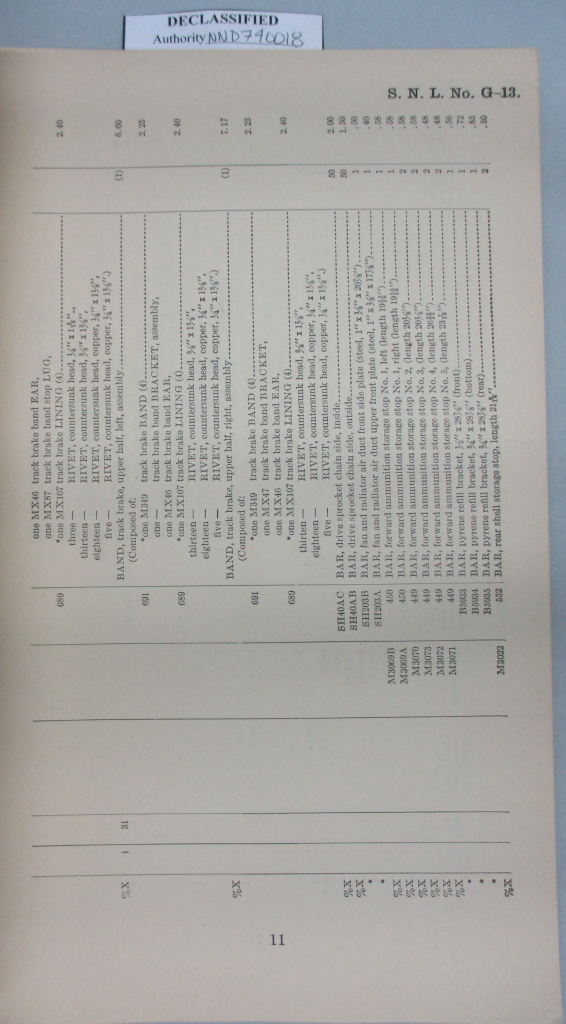
#> input picture references/1928-03-30_SNL_G13/SNL_G13_Project/sources/p011.jpg, 1132 x 2047 px, given in place of p297.jpg, which was not available (shown at 1/2 size)
$ python rectify_borders.py
#> lines starting #> are read from the running program, lines starting #| are printed output that depends on the picture; pictures that were not available may be replaced by others from this repository, and a replacement may not be noted
"""Rectify photographed rectangular plate borders with a Coons surface.

Only explicitly identified printed borders are used. Polynomial edge curves
remove curvature as well as skew/keystone. Interior geometry is interpolated,
not independently calibrated. Sources are sampled once with cubic interpolation.
"""
from pathlib import Path
import json, io
import numpy as np
from PIL import Image, ImageDraw
from scipy.ndimage import gaussian_filter, map_coordinates
from scipy.optimize import root

ROOT=Path(__file__).resolve().parent
# Corners and padding measured in a source preview 800 pixels wide.
# Corner order: top left, top right, bottom left, bottom right.
CONFIG={
297:dict(plate=25,corners=[[63,345],[747,377],[53,1250],[758,1223]],padding=[12,60,12,38]),
305:dict(plate=33,corners=[[78,254],[715,296],[61,1389],[722,1354]],padding=[12,42,12,37]),
306:dict(plate=34,corners=[[81,164],[715,154],[81,1141],[746,1134]],padding=[12,42,12,37]),
285:dict(plate=13,corners=[[79,223],[749,257],[60,1331],[751,1305]],padding=[45,15,40,18]),
286:dict(plate=14,corners=[[85,431],[736,421],[82,887],[748,883]],padding=[18,45,18,42]),
287:dict(plate=15,corners=[[74,229],[727,267],[54,1307],[733,1277]],padding=[18,42,18,35]),
288:dict(plate=16,corners=[[74,127],[711,112],[67,1188],[736,1188]],padding=[18,42,18,35]),
289:dict(plate=17,corners=[[96,232],[742,275],[73,1326],[744,1300]],padding=[42,15,38,18]),
290:dict(plate=18,corners=[[146,284],[712,265],[155,1017],[744,1005]],padding=[52,18,38,18]),
291:dict(plate=19,corners=[[92,417],[732,443],[85,1137],[739,1113]],padding=[45,18,35,18]),
}

def save_png(im,path):
 b=io.BytesIO();im.save(b,format='PNG');path.write_bytes(b.getvalue())

def trace(ink,a,b,horizontal,radii=(28,7)):
 axis=0 if horizontal else 1;other=1-axis
 lo,hi=a[axis],b[axis]
 xs=np.linspace(lo,hi,int(abs(hi-lo)/2)+1)
 expected=np.interp(xs,[lo,hi],[a[other],b[other]])
 selected=None;coeff=None
 for radius in radii:
  offsets=np.arange(-radius,radius+1)
  ys=expected[:,None]+offsets
  xx=np.broadcast_to(xs[:,None],ys.shape)
  coords=[ys,xx] if horizontal else [xx,ys]
  response=map_coordinates(ink,coords,order=1,mode='nearest')-.006*offsets**2
  choice=np.argmax(response,axis=1)
  selected=ys[np.arange(len(xs)),choice]
  strength=response[np.arange(len(xs)),choice]
  t=(xs-lo)/(hi-lo)
  mask=(t>.015)&(t<.985)&(strength>1)
  weights=np.ones(mask.sum())
  for _ in range(7):
   coeff=np.polynomial.polynomial.polyfit(t[mask],selected[mask],4,w=weights)
   residual=selected[mask]-np.polynomial.polynomial.polyval(t[mask],coeff)
   scale=max(.8,1.4826*np.median(abs(residual-np.median(residual))))
   weights=np.minimum(1,1.5*scale/np.maximum(abs(residual),.01))
  expected=np.polynomial.polynomial.polyval(t,coeff)
 chord=expected[0]+t*(expected[-1]-expected[0])
 stats=dict(samples=int(mask.sum()),curve_bow_pixels=float(np.max(abs(expected-chord))),
   robust_fit_residual_pixels=float(np.median(abs(selected[mask]-expected[mask]))))
 return dict(domain=[float(lo),float(hi)],coefficients=coeff.tolist(),stats=stats)

def evaluate(curve,t):
 lo,hi=curve['domain']
 return np.polynomial.polynomial.polyval((t-lo)/(hi-lo),curve['coefficients'])

def corners_of(edges,guess):
 pairs=[('top','left'),('top','right'),('bottom','left'),('bottom','right')]
 points=[]
 for (h,v),g in zip(pairs,guess):
  r=root(lambda q:[q[1]-evaluate(edges[h],q[0]),q[0]-evaluate(edges[v],q[1])],g)
  if not r.success:raise RuntimeError('Border corner intersection failed')
  points.append(r.x)
 return np.array(points)

def surface(edges,corners,u,v):
 tl,tr,bl,br=corners
 tx=tl[0]+u*(tr[0]-tl[0]);ty=evaluate(edges['top'],tx)
 bx=bl[0]+u*(br[0]-bl[0]);by=evaluate(edges['bottom'],bx)
 ly=tl[1]+v*(bl[1]-tl[1]);lx=evaluate(edges['left'],ly)
 ry=tr[1]+v*(br[1]-tr[1]);rx=evaluate(edges['right'],ry)
 bilx=(1-u)*(1-v)*tl[0]+u*(1-v)*tr[0]+(1-u)*v*bl[0]+u*v*br[0]
 bily=(1-u)*(1-v)*tl[1]+u*(1-v)*tr[1]+(1-u)*v*bl[1]+u*v*br[1]
 return (1-v)*tx+v*bx+(1-u)*lx+u*rx-bilx,(1-v)*ty+v*by+(1-u)*ly+u*ry-bily

def rectify(page,cfg):
 im=Image.open(ROOT/'sources'/f'p{page}.jpg').convert('RGB')
 scale=im.width/800
 guess=np.array(cfg['corners'],float)*scale
 gray=np.array(im.convert('L'),dtype=float)
 ink=gaussian_filter(gray,6)-gaussian_filter(gray,.65)
 tl,tr,bl,br=guess
 edges={key:trace(ink,a,b,h) for key,a,b,h in [
  ('top',tl,tr,True),('bottom',bl,br,True),('left',tl,bl,False),('right',tr,br,False)]}
 corners=corners_of(edges,guess);tl,tr,bl,br=corners
 width=(np.linalg.norm(tr-tl)+np.linalg.norm(br-bl))/2
 height=(np.linalg.norm(bl-tl)+np.linalg.norm(br-tr))/2
 pl,pt,pr,pb=np.array(cfg['padding'])*scale
 ww,hh=int(np.ceil(width+pl+pr)),int(np.ceil(height+pt+pb))
 uu,vv=np.meshgrid((np.arange(ww)-pl)/width,(np.arange(hh)-pt)/height)
 sx,sy=surface(edges,corners,uu,vv)
 dxdy,dxdx=np.gradient(sx);dydy,dydx=np.gradient(sy)
 determinant=dxdx*dydy-dxdy*dydx
 if determinant.min()<=0:raise RuntimeError(f'p{page}: folded mapping')
 rgb=np.array(im)
 out=np.stack([map_coordinates(rgb[:,:,i],[sy,sx],order=3,mode='nearest',prefilter=True) for i in range(3)],axis=2).astype('uint8')
 result=Image.fromarray(out)
 save_png(result,ROOT/'assets'/f'p{page}-geometry.png')
 bounds=[int(np.floor(sx.min())),int(np.floor(sy.min())),int(np.ceil(sx.max())),int(np.ceil(sy.max()))]
 save_png(im.crop(bounds),ROOT/'proofs'/f'p{page}-before.png')
 # Show which source lines constrained the reconstruction.
 annotated=im.copy();draw=ImageDraw.Draw(annotated)
 for name,curve in edges.items():
  xs=np.linspace(*curve['domain'],250);ys=evaluate(curve,xs)
  pts=list(zip(xs,ys)) if name in ['top','bottom'] else list(zip(ys,xs))
  draw.line(pts,fill=(220,40,45),width=3)
 save_png(annotated.crop(bounds),ROOT/'proofs'/f'p{page}-constraints.png')
 annotated.thumbnail((700,1300));save_png(annotated,ROOT/'calibration'/f'p{page}-constraint-overlay.png')
 record=dict(plates=[cfg['plate']],rotate=0,method='nonlinear Coons surface from four traced printed border curves',
  reference='Four printed frame edges constrained to a rectangle; angled illustrated components retain their intended angles.',
  status='border-constrained dewarp; interior interpolation and absolute aspect ratio remain estimates',
  source_image_size=im.size,output_size=result.size,crop=bounds,corners=corners.tolist(),edges=edges,
  output_border_size=[width,height],output_padding=[pl,pt,pr,pb],
  min_jacobian=float(determinant.min()),max_jacobian=float(determinant.max()),
  outside_source_fraction=float(np.mean((sx<0)|(sx>=im.width)|(sy<0)|(sy>=im.height))))
 return record

def main():
 records={}
 for page,cfg in CONFIG.items():
  records[str(page)]=rectify(page,cfg)
#> in rectify, im is the input picture: PIL image 1132x2047 RGB; mean R, G, B 168.5, 167.5, 164.3
#> in trace, `chord=expected[0]+t*(expected[-1]-expected[0])`: chord = 484 values from 492.9 to 524.2
#> in trace, `stats=dict(samples=int(mask.sum()),curve_bow_pixels=float(np.max(abs(e..`: stats = {'samples': 201, 'curve_bow_pixels': 18.27, 'robust_fit_residual_pixels': 2.84}
#> the loop in trace (call 2), `for radius in radii:` made 2 passes
#> radius on pass 1: 28
#> (radius, offsets) on pass 2: (7, [-7, -6, -5, -4, -3, -2, -1, 0, 1, 2, 3, 4, 5, 6, 7])
#> in rectify, `edges={key:trace(ink,a,b,h) for key,a,b,h in [ ('top',tl,tr,True),('bo..`: edges = 4 items
#> after the loop in corners_of, `for (h,v),g in zip(pairs,guess):`: points = [[84.77, 493], [1058.1, 524.1], [68.62, 1753.3], [1076.2, 1745.5]]
#> in rectify, `corners = corners_of(edges, guess)`: corners has the same summary as points in corners_of
#> in rectify, `tl, tr, bl, br = corners`: tl = [84.77, 493]; tr = [1058.1, 524.1]; bl = [68.62, 1753.3]; br = [1076.2, 1745.5]
#> in rectify, `width=(np.linalg.norm(tr-tl)+np.linalg.norm(br-bl))/2`: width = 990.7
#> in rectify, `height=(np.linalg.norm(bl-tl)+np.linalg.norm(br-tr))/2`: height = 1241
#> in rectify, `ww,hh=int(np.ceil(width+pl+pr)),int(np.ceil(height+pt+pb))`: ww = 1025; hh = 1380
#> in surface, `tl,tr,bl,br=corners`: tl = [84.77, 493]; tr = [1058.1, 524.1]; bl = [68.62, 1753.3]; br = [1076.2, 1745.5]
#> in rectify, `dxdy, dxdx = np.gradient(sx)`:
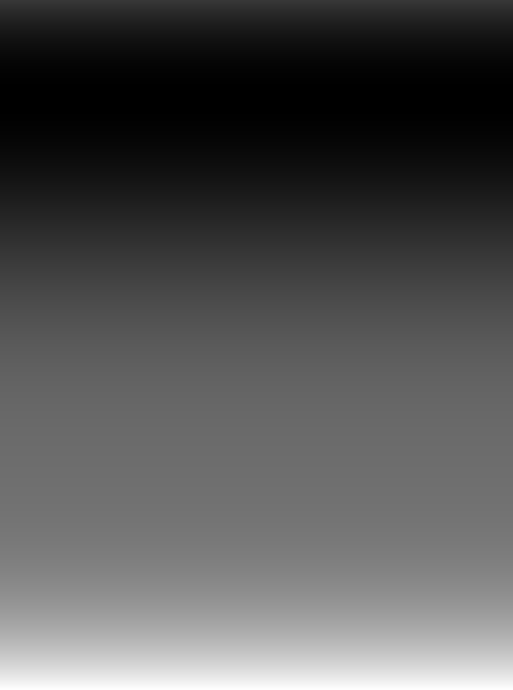
#> dxdx: shape (1380, 1025) float64 (shown at 1/2 size); min 0.98, max 1.02, mean 0.994; drawn with min black and max white
#> in rectify, `dydy, dydx = np.gradient(sy)`:
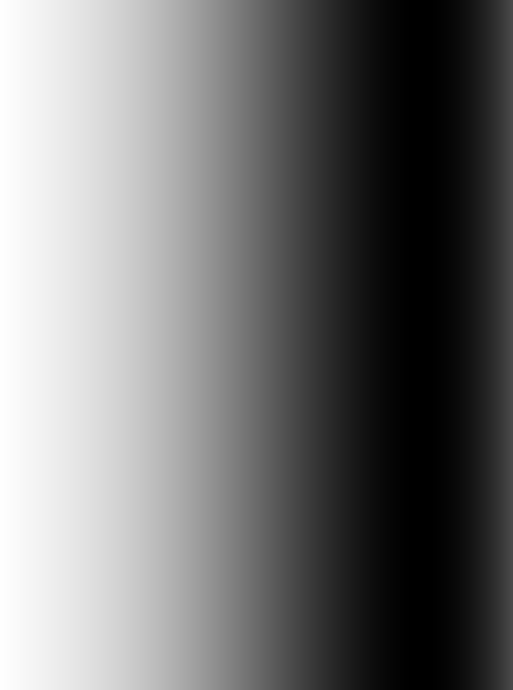
#> dydy: shape (1380, 1025) float64 (shown at 1/2 size); min 0.974, max 1.02, mean 0.993; drawn with min black and max white
#> in rectify, `dydy, dydx = np.gradient(sy)`:
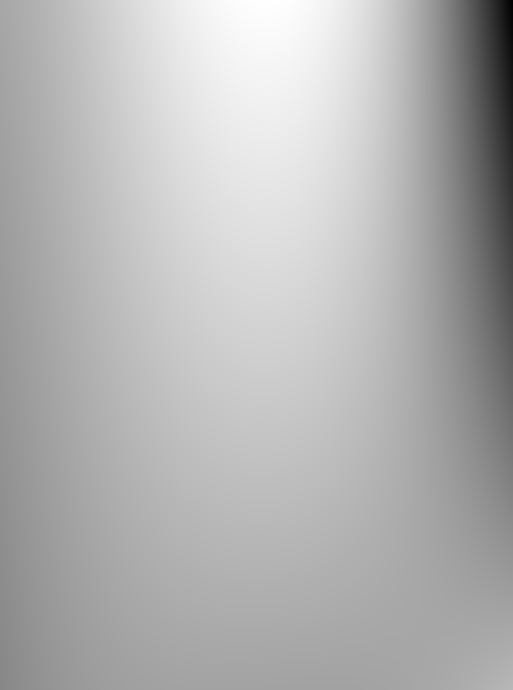
#> dydx: shape (1380, 1025) float64 (shown at 1/2 size); min -0.189, max 0.0937, mean 0.0101; drawn with min black and max white
#> in rectify, `determinant=dxdx*dydy-dxdy*dydx`:
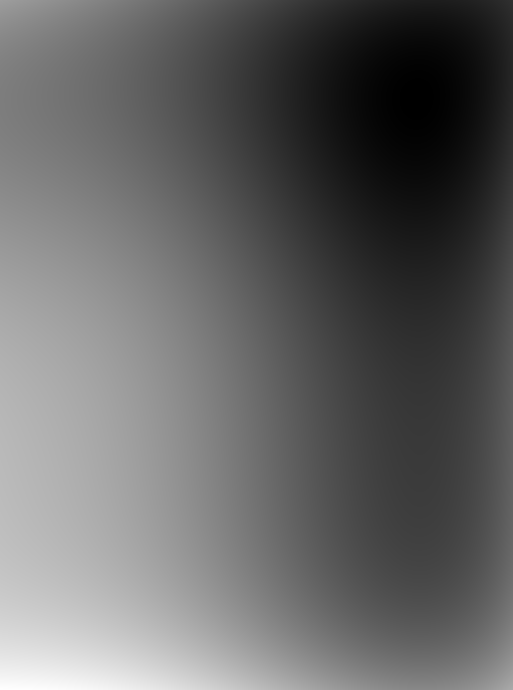
#> determinant: shape (1380, 1025) float64 (shown at 1/2 size); min 0.955, max 1.04, mean 0.988; drawn with min black and max white
#> in rectify, `out=np.stack([map_coordinates(rgb[:,:,i],[sy,sx],order=3,mode='nearest..`:
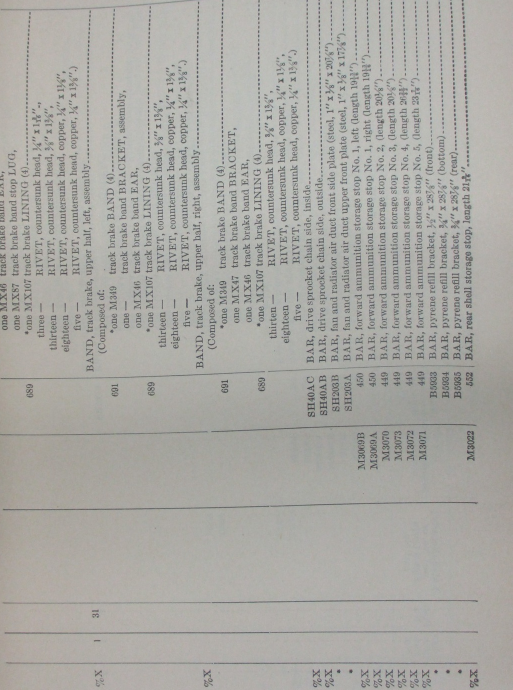
#> out: shape (1380, 1025, 3) (shown at 1/2 size); mean R, G, B 170.5, 169.2, 164.4
#> in rectify, `bounds=[int(np.floor(sx.min())),int(np.floor(sy.min())),int(np.ceil(sx..`: bounds = [46, 406, 1097, 1808]
#> in save_png (call 2), `im.save(b, format='PNG')`:
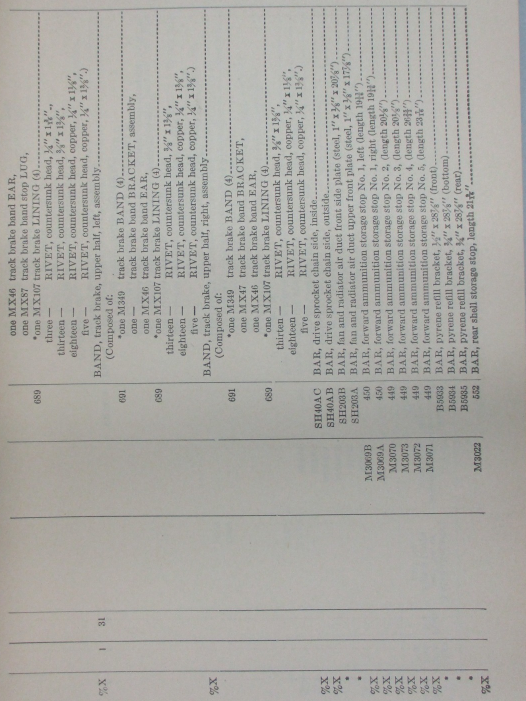
#> im: PIL image 1051x1402 RGB (shown at 1/2 size); mean R, G, B 170.5, 169.2, 164.3
#> the loop in rectify, `for name,curve in edges.items():` made 4 passes
#> (name, lo in evaluate, hi in evaluate) on passes 1 to 4: ('top', 89.14, 1057), ('bottom', 75, 1072.6), ('left', 488.2, 1768.8), ('right', 533.5, 1730.5)
#> in rectify, `annotated.thumbnail((700, 1300))`:
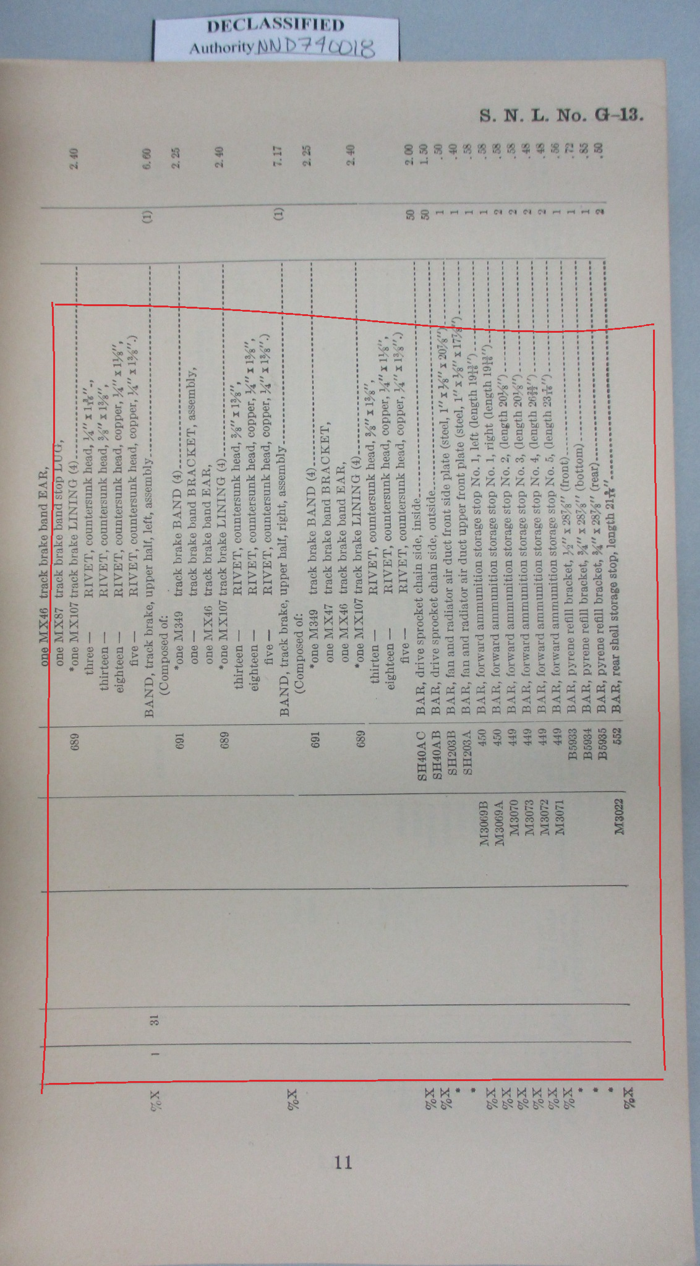
#> annotated: PIL image 700x1266 RGB; mean R, G, B 168.8, 166.8, 163.7
#> in rectify, `record=dict(plates=[cfg['plate']],rotate=0,method='nonlinear Coons sur..`: record = 15 items
  print(page,'bow max',round(max(e['stats']['curve_bow_pixels'] for e in records[str(page)]['edges'].values()),2))
#| 297 bow max 18.27
#> pass 2 of the loop in main, `for page,cfg in CONFIG.items():`:
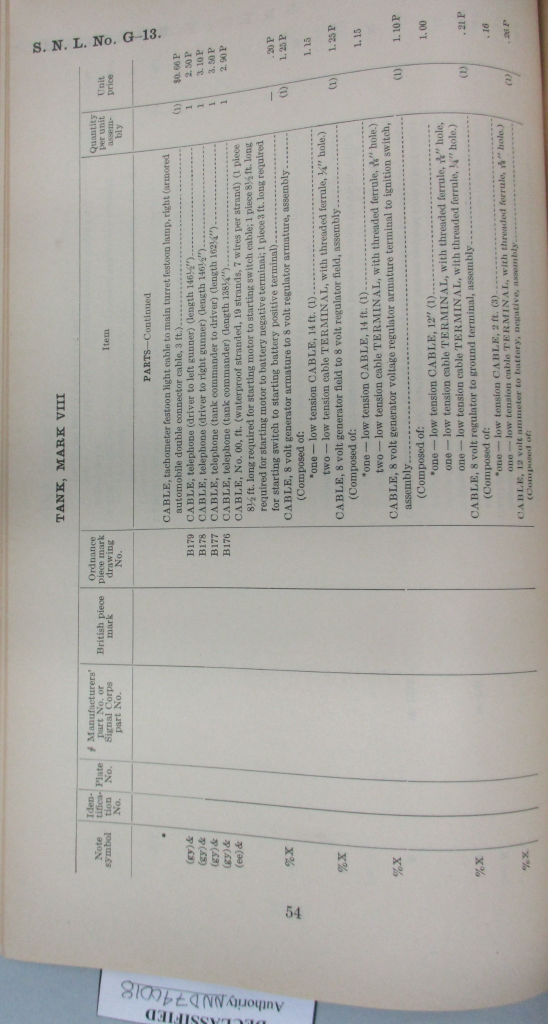
#> input picture references/1928-03-30_SNL_G13/SNL_G13_Project/sources/p054.jpg, 1095 x 2048 px, given in place of p305.jpg, which was not available (shown at 1/2 size)
#> in rectify, im is the input picture: PIL image 1095x2048 RGB; mean R, G, B 171.7, 169.5, 164.4
#> gray: shape (2048, 1095) float64
#> ink: shape (2048, 1095) float64
#> corners = [[103.9, 349.5], [1002.1, 402.4], [91.56, 1906], [985.7, 1845.5]]
#> in rectify (call 2), `tl, tr, bl, br = corners`: tl = [103.9, 349.5]; tr = [1002.1, 402.4]; bl = [91.56, 1906]; br = [985.7, 1845.5]
#> width = 898
#> height = 1499.8
#> ww = 931; hh = 1608
#> in surface (call 2), `tl,tr,bl,br=corners`: tl = [103.9, 349.5]; tr = [1002.1, 402.4]; bl = [91.56, 1906]; br = [985.7, 1845.5]
#> tx: shape (1608, 931) float64
#> ty: shape (1608, 931) float64
#> bx: shape (1608, 931) float64
#> by: shape (1608, 931) float64
#> in surface (call 2), `ly = tl[1] + v * (bl[1] - tl[1])`:
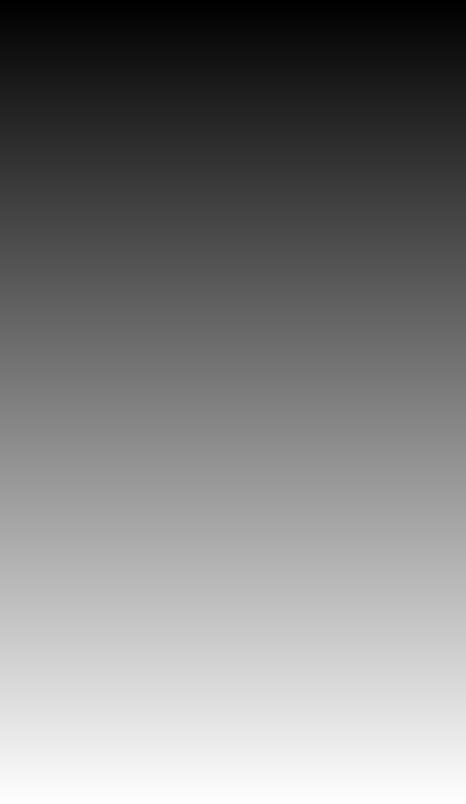
#> ly: shape (1608, 931) float64 (shown at 1/2 size); min 289.9, max 1957.5, mean 1123.7; drawn with min black and max white
#> in surface (call 2), `lx = evaluate(edges['left'], ly)`:
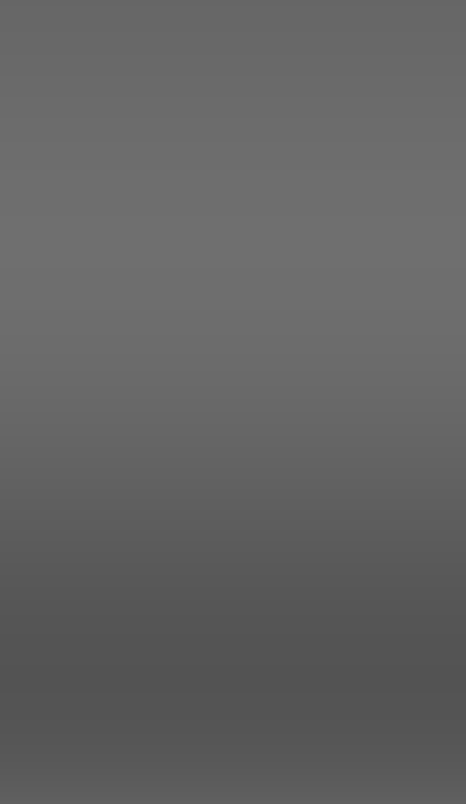
#> lx: shape (1608, 931) float64 (shown at 1/2 size); min 83.87, max 111.2, mean 99.7
#> bounds = [67, 286, 1019, 1960]
#> the loop in rectify (call 2), `for name,curve in edges.items():` made 4 passes
#> (name, lo in evaluate, hi in evaluate) on passes 1 to 4: ('top', 106.8, 978.7), ('bottom', 83.49, 988.2), ('left', 347.7, 1901.2), ('right', 405.1, 1853.3)
#| 305 bow max 12.71
 (ROOT/'calibration'/'border_transforms.json').write_text(json.dumps(records,indent=2))
 return records

#> (the run stopped early here; a loop or call above may not have finished)
